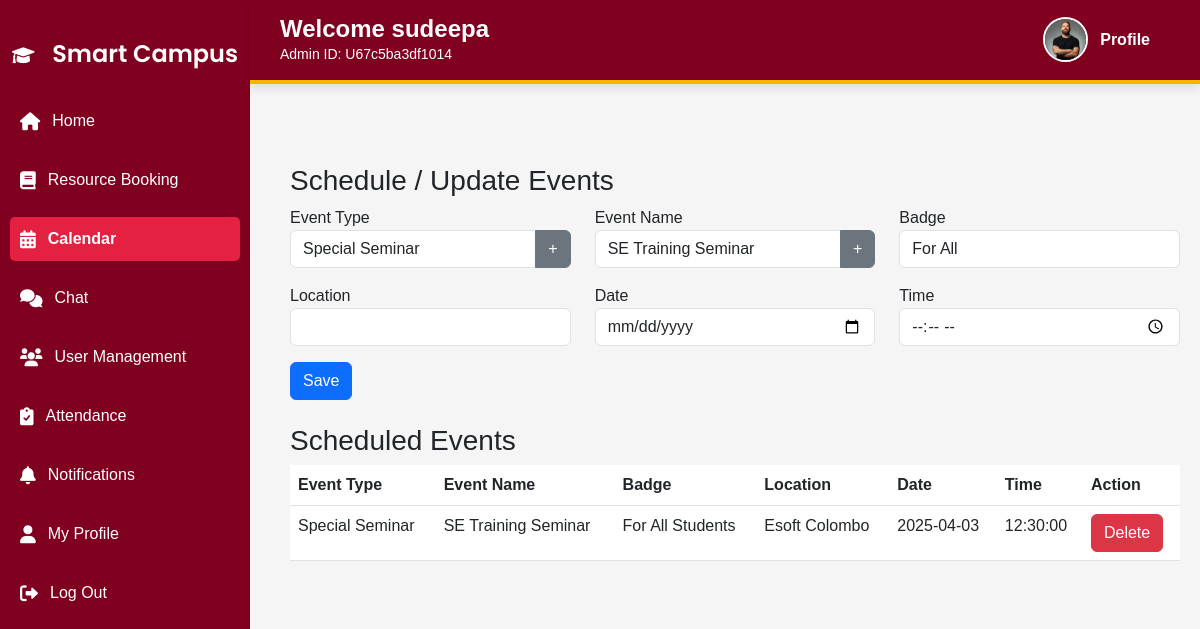
Screenshot of /cms-main/admin/calendar.php (signed in) with the database file from the repository.
### tables this page shows
CREATE TABLE IF NOT EXISTS `events` (
  `id` int NOT NULL AUTO_INCREMENT,
  `type` varchar(50) DEFAULT NULL,
  `name` varchar(100) DEFAULT NULL,
  `location` varchar(100) DEFAULT NULL,
  `date` date DEFAULT NULL,
  `time` time DEFAULT NULL,
  `badge_id` int DEFAULT NULL,
  PRIMARY KEY (`id`)
);

### cms-main/admin/calendar.php (the view, shortened to what this page needs)
<?php
include '../db.php';
$event_types = $conn->query("SELECT DISTINCT type FROM events");
$event_names = $conn->query("SELECT DISTINCT name FROM events");
$scheduled_events = $conn->query("
    SELECT e.*, b.badge_name
    FROM events e
    LEFT JOIN event_badges eb ON e.id = eb.event_id
    LEFT JOIN badges b ON eb.badge_id = b.badge_id
");
?>
<!DOCTYPE html>
<html lang="en">
<head>
    <link rel="stylesheet" href="https://cdn.jsdelivr.net/npm/bootstrap@5.3.0/dist/css/bootstrap.min.css">
    <link rel="stylesheet" href="https://cdnjs.cloudflare.com/ajax/libs/font-awesome/6.0.0/css/all.min.css">
    <link rel="stylesheet" href="../assets/style.css">
</head>
<body>
    <?php include 'sidebar.php'; ?>
    <?php include 'header.php'; ?>
    <div class="main-content">
        <h3 class="mt-4">Schedule / Update Events</h3>
        <form method="POST" action="calendar.php">
            <div class="row">
                <div class="col-md-4">
                    <label>Event Type</label>
                    <div class="input-group">
                        <select name="event_type" class="form-control" id="eventTypeSelect">
                            <?php while ($row = $event_types->fetch_assoc()): ?>
                                <option value="<?php echo $row['type']; ?>"><?php echo $row['type']; ?></option>
                            <?php endwhile; ?>
                        </select>
                        <button type="button" class="btn btn-secondary" data-bs-toggle="modal" data-bs-target="#addEventTypeModal">+</button>
                    </div>
                </div>
                <div class="col-md-4">
                    <label>Event Name</label>
                    <div class="input-group">
                        <select name="event_name" class="form-control" id="eventNameSelect">
                            <?php while ($row = $event_names->fetch_assoc()): ?>
                                <option value="<?php echo $row['name']; ?>"><?php echo $row['name']; ?></option>
                            <?php endwhile; ?>
                        </select>
                        <button type="button" class="btn btn-secondary" data-bs-toggle="modal" data-bs-target="#addEventNameModal">+</button>
                    </div>
                </div>
                <div class="col-md-4">
                    <label>Badge</label>
                    <select name="badge" class="form-control">
                        <option value="all">For All</option>
                    </select>
                </div>
            </div>
            <div class="row mt-3">
                <div class="col-md-4">
                    <label>Location</label>
                    <input type="text" name="location" class="form-control" required>
                </div>
                <div class="col-md-4">
                    <label>Date</label>
                    <input type="date" name="date" class="form-control" required>
                </div>
                <div class="col-md-4">
                    <label>Time</label>
                    <input type="time" name="time" class="form-control" required>
                </div>
            </div>
            <div class="mt-3">
                <button type="submit" name="save_event" class="btn btn-primary">Save</button>
            </div>
        </form>
        <h3 class="mt-4">Scheduled Events</h3>
        <table class="table">
            <tr>
                <th>Event Type</th>
                <th>Event Name</th>
                <th>Badge</th>
                <th>Location</th>
                <th>Date</th>
                <th>Time</th>
                <th>Action</th>
            </tr>
            <?php while ($event = $scheduled_events->fetch_assoc()): ?>
            <tr>
                <td><?php echo $event['type']; ?></td>
                <td><?php echo $event['name']; ?></td>
                <td>
                    <?php
                    if ($event['badge_id'] == 0) {
                        echo "For All Students";
                    } else {
                        echo $event['badge_name'];
                    }
                    ?>
                </td>
                <td><?php echo $event['location']; ?></td>
                <td><?php echo $event['date']; ?></td>
                <td><?php echo $event['time']; ?></td>
                <td>
                    <a href="calendar.php?delete_event=<?php echo $event['id']; ?>" class="btn btn-danger">Delete</a>
                </td>
            </tr>
            <?php endwhile; ?>
        </table>
    </div>
</body>
</html>

### cms-main/admin/sidebar.php (shortened to what this page needs)
<!DOCTYPE html>
<html lang="en">
<head>
</head>
<body>
    <div class="sidebar">
        <h2 class="text-center"><i class="fas fa-graduation-cap"></i> Smart Campus</h2>
        <a href="dashboard.php" class="<?= basename($_SERVER['PHP_SELF']) == 'dashboard.php' ? 'active' : ''; ?>">
            <i class="fas fa-home"></i> Home
        </a>
        <a href="resource_requests.php" class="<?= basename($_SERVER['PHP_SELF']) == 'resource_requests.php' ? 'active' : ''; ?>">
            <i class="fas fa-book"></i> Resource Booking
        </a>
        <a href="calendar.php" class="<?= basename($_SERVER['PHP_SELF']) == 'calendar.php' ? 'active' : ''; ?>">
            <i class="fas fa-calendar-alt"></i> Calendar
        </a>
        <a href="chat.php" class="<?= basename($_SERVER['PHP_SELF']) == 'chat.php' ? 'active' : ''; ?>">
            <i class="fas fa-comments"></i> Chat
        </a>
        <a href="manage_users.php" class="<?= basename($_SERVER['PHP_SELF']) == 'manage_users.php' ? 'active' : ''; ?>">
            <i class="fas fa-users"></i> User Management
        </a>
        <a href="attendance_management.php" class="<?= basename($_SERVER['PHP_SELF']) == 'attendance_management.php' ? 'active' : ''; ?>">
            <i class="fas fa-clipboard-check"></i> Attendance
        </a>
        <a href="notifications.php" class="<?= basename($_SERVER['PHP_SELF']) == 'notifications.php' ? 'active' : ''; ?>">
            <i class="fas fa-bell"></i> Notifications
        </a>
        <a href="admin_profile.php" class="<?= basename($_SERVER['PHP_SELF']) == 'admin_profile.php' ? 'active' : ''; ?>">
            <i class="fas fa-user"></i> My Profile
        </a>
        <a href="../logout.php">
            <i class="fas fa-sign-out-alt"></i> Log Out
        </a>
    </div>
</body>
</html>

### cms-main/admin/header.php (shortened to what this page needs)
<?php
$user_name = htmlspecialchars($_SESSION['username']);
$admin_id = htmlspecialchars($_SESSION['user_id']);
include '../db.php';
$stmt = $conn->prepare("SELECT COALESCE(profile_picture, '') AS profile_picture FROM users WHERE user_id = ?");
$stmt->bind_param("s", $admin_id);
$stmt->execute();
$result = $stmt->get_result();
if ($result->num_rows > 0) {
    $row = $result->fetch_assoc();
    $profile_picture = htmlspecialchars($row['profile_picture']);
} else {
    $profile_picture = '';
}
$profile_image_path = !empty($profile_picture) ? "../uploads/" . $profile_picture : "../assets/profile.png";
?>
<div class="admin-header">
    <div class="left">
        <h2 class="welcome-text">Welcome <b><?php echo $user_name; ?></b></h2>
        <span class="admin-id">Admin ID: <?php echo $admin_id; ?></span>
    </div>
    <div class="right">
        <div class="profile-section">
            <img src="<?php echo $profile_image_path; ?>" alt="Admin Profile" class="profile-icon">
            <span class="profile-name">Profile</span>
        </div>
    </div>
</div>

### cms-main/assets/style.css (style rules this page uses)
body { font-family: Arial, sans-serif; background-color: #f5f5f5; margin: 0; padding: 0; }
.sidebar { width: 250px; height: 100vh; position: fixed; background: #800020; color: white; padding-top: 20px; left: 0; top: 0; transition: all 0.3s ease-in-out; z-index: 1000; overflow-y: auto; }
.sidebar a { display: flex; align-items: center; color: white; text-decoration: none; padding: 12px 20px; margin: 5px 10px; transition: background 0.3s ease-in-out; border-radius: 5px; font-size: 16px; }
.sidebar i { margin-right: 12px; font-size: 18px; }
.sidebar a.active { background: rgb(205, 49, 49); font-weight: bold; }
.main-content { margin-left: 270px; padding: 20px; padding-top: 140px; }

### cms-main/admin/sidebar.php (style rules this page uses)
.sidebar h2.text-center { font-family: 'Poppins', sans-serif; font-weight: 600; font-size: 1.5rem; margin: 0; padding: 20px 0; }
.sidebar { display: flex; flex-direction: column; gap: 05px; }
.sidebar a { text-decoration: none; color: inherit; padding: 10px; border-radius: 5px; transition: background-color 0.3s ease; }
.sidebar a.active { background-color:rgb(228, 33, 65); color: white; }

### cms-main/admin/header.php (style rules this page uses)
.admin-header { background-color: #800020; color: white; padding: 15px 30px; width: calc(100% - 250px); position: fixed; top: 0; left: 250px; z-index: 1000; display: flex; justify-content: space-between; align-items: center; border-bottom: 4px solid #F8B400; font-family: 'Arial', sans-serif; box-shadow: 0 4px 10px rgba(0, 0, 0, 0.1); }
.left { display: flex; flex-direction: column; }
.welcome-text { font-size: 24px; margin: 0; font-weight: bold; }
.admin-id { font-size: 14px; font-weight: normal; }
.right { display: flex; align-items: center; }
.profile-section { display: flex; align-items: center; gap: 12px; padding-right: 20px; cursor: pointer; }
.profile-icon { width: 45px; height: 45px; border-radius: 50%; border: 2px solid white; object-fit: cover; }
.profile-name { font-size: 16px; font-weight: bold; }

### rows the page displays
events: type "Special Seminar", name "SE Training Seminar", shows "For All Students", location "Esoft Colombo", date "2025-04-03", time "12:30:00"

### other values shown
$user_name "sudeepa"
$admin_id "U67c5ba3df1014"
form field event_type "Special Seminar"
form field event_name "SE Training Seminar"
